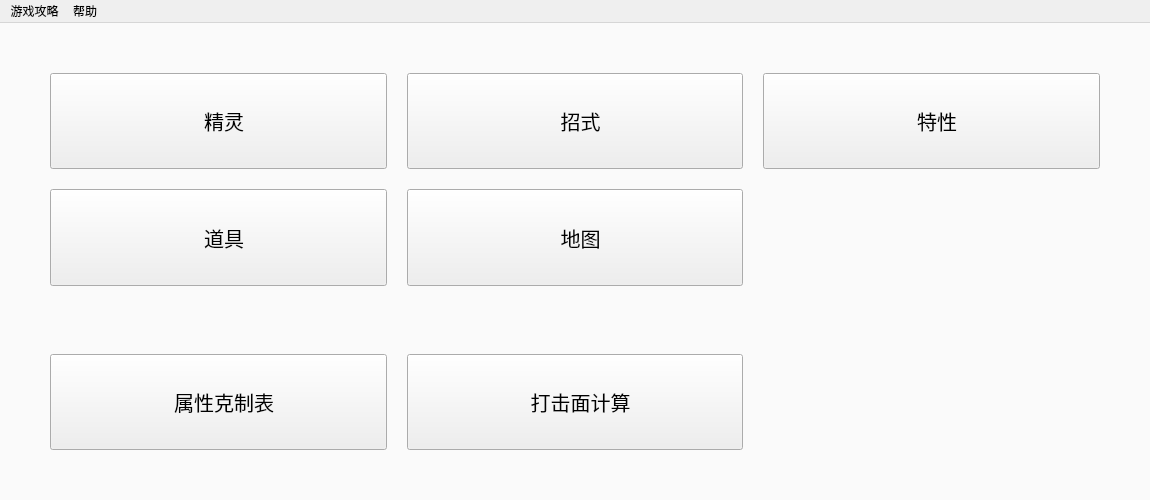
<?xml version="1.0" encoding="UTF-8"?>
<ui version="4.0">
 <class>MainWindow</class>
 <widget class="QMainWindow" name="MainWindow">
  <property name="geometry">
   <rect>
    <x>0</x>
    <y>0</y>
    <width>1150</width>
    <height>500</height>
   </rect>
  </property>
  <property name="minimumSize">
   <size>
    <width>1150</width>
    <height>500</height>
   </size>
  </property>
  <property name="windowTitle">
   <string>【宝可梦重装上阵】图鉴 —— by B站 我不是西药</string>
  </property>
  <property name="windowIcon">
   <iconset>
    <normalon>res/icon/icon.png</normalon>
   </iconset>
  </property>
  <property name="styleSheet">
   <string notr="true">QMainWindow { background-color: rgb(250,250,250); }</string>
  </property>
  <widget class="QWidget" name="widget">
   <layout class="QGridLayout" name="gridLayout" rowstretch="2,2,1,2" columnstretch="1,1,1" rowminimumheight="2,2,1,2" columnminimumwidth="1,1,1">
    <property name="leftMargin">
     <number>50</number>
    </property>
    <property name="topMargin">
     <number>50</number>
    </property>
    <property name="rightMargin">
     <number>50</number>
    </property>
    <property name="bottomMargin">
     <number>50</number>
    </property>
    <property name="spacing">
     <number>20</number>
    </property>
    <item row="0" column="0">
     <widget class="QPushButton" name="Button_Pokemon">
      <property name="sizePolicy">
       <sizepolicy hsizetype="Preferred" vsizetype="Preferred">
        <horstretch>0</horstretch>
        <verstretch>0</verstretch>
       </sizepolicy>
      </property>
      <property name="font">
       <font>
        <family>Microsoft YaHei UI</family>
        <pointsize>15</pointsize>
        <weight>50</weight>
        <bold>false</bold>
       </font>
      </property>
      <property name="text">
       <string>  精灵</string>
      </property>
      <property name="icon">
       <iconset>
        <normalon>res/icon/pokemon.png</normalon>
       </iconset>
      </property>
      <property name="iconSize">
       <size>
        <width>60</width>
        <height>60</height>
       </size>
      </property>
     </widget>
    </item>
    <item row="1" column="1">
     <widget class="QPushButton" name="Button_Map">
      <property name="sizePolicy">
       <sizepolicy hsizetype="Preferred" vsizetype="Preferred">
        <horstretch>0</horstretch>
        <verstretch>0</verstretch>
       </sizepolicy>
      </property>
      <property name="font">
       <font>
        <family>Microsoft YaHei UI</family>
        <pointsize>15</pointsize>
        <weight>50</weight>
        <bold>false</bold>
       </font>
      </property>
      <property name="text">
       <string>  地图</string>
      </property>
      <property name="icon">
       <iconset>
        <normalon>res/icon/map.png</normalon>
       </iconset>
      </property>
      <property name="iconSize">
       <size>
        <width>60</width>
        <height>60</height>
       </size>
      </property>
     </widget>
    </item>
    <item row="0" column="1">
     <widget class="QPushButton" name="Button_Move">
      <property name="sizePolicy">
       <sizepolicy hsizetype="Preferred" vsizetype="Preferred">
        <horstretch>0</horstretch>
        <verstretch>0</verstretch>
       </sizepolicy>
      </property>
      <property name="font">
       <font>
        <family>Microsoft YaHei UI</family>
        <pointsize>15</pointsize>
        <weight>50</weight>
        <bold>false</bold>
       </font>
      </property>
      <property name="text">
       <string>  招式</string>
      </property>
      <property name="icon">
       <iconset>
        <normalon>res/icon/move.png</normalon>
       </iconset>
      </property>
      <property name="iconSize">
       <size>
        <width>60</width>
        <height>60</height>
       </size>
      </property>
     </widget>
    </item>
    <item row="0" column="2">
     <widget class="QPushButton" name="Button_Ability">
      <property name="sizePolicy">
       <sizepolicy hsizetype="Preferred" vsizetype="Preferred">
        <horstretch>0</horstretch>
        <verstretch>0</verstretch>
       </sizepolicy>
      </property>
      <property name="font">
       <font>
        <family>Microsoft YaHei UI</family>
        <pointsize>15</pointsize>
        <weight>50</weight>
        <bold>false</bold>
       </font>
      </property>
      <property name="text">
       <string>  特性</string>
      </property>
      <property name="icon">
       <iconset>
        <normalon>res/icon/ability.png</normalon>
       </iconset>
      </property>
      <property name="iconSize">
       <size>
        <width>60</width>
        <height>60</height>
       </size>
      </property>
     </widget>
    </item>
    <item row="1" column="0">
     <widget class="QPushButton" name="Button_Item">
      <property name="sizePolicy">
       <sizepolicy hsizetype="Preferred" vsizetype="Preferred">
        <horstretch>0</horstretch>
        <verstretch>0</verstretch>
       </sizepolicy>
      </property>
      <property name="font">
       <font>
        <family>Microsoft YaHei UI</family>
        <pointsize>15</pointsize>
        <weight>50</weight>
        <bold>false</bold>
       </font>
      </property>
      <property name="text">
       <string>  道具</string>
      </property>
      <property name="icon">
       <iconset>
        <normalon>res/icon/item.png</normalon>
       </iconset>
      </property>
      <property name="iconSize">
       <size>
        <width>55</width>
        <height>60</height>
       </size>
      </property>
     </widget>
    </item>
    <item row="3" column="0">
     <widget class="QPushButton" name="Button_Form">
      <property name="sizePolicy">
       <sizepolicy hsizetype="Preferred" vsizetype="Preferred">
        <horstretch>0</horstretch>
        <verstretch>0</verstretch>
       </sizepolicy>
      </property>
      <property name="font">
       <font>
        <family>Microsoft YaHei UI</family>
        <pointsize>15</pointsize>
        <weight>50</weight>
        <bold>false</bold>
       </font>
      </property>
      <property name="text">
       <string>  属性克制表</string>
      </property>
      <property name="icon">
       <iconset>
        <normalon>res/icon/form.png</normalon>
       </iconset>
      </property>
      <property name="iconSize">
       <size>
        <width>55</width>
        <height>60</height>
       </size>
      </property>
     </widget>
    </item>
    <item row="3" column="1">
     <widget class="QPushButton" name="Button_Hit">
      <property name="sizePolicy">
       <sizepolicy hsizetype="Preferred" vsizetype="Preferred">
        <horstretch>0</horstretch>
        <verstretch>0</verstretch>
       </sizepolicy>
      </property>
      <property name="font">
       <font>
        <family>Microsoft YaHei UI</family>
        <pointsize>15</pointsize>
        <weight>50</weight>
        <bold>false</bold>
       </font>
      </property>
      <property name="text">
       <string>  打击面计算</string>
      </property>
      <property name="icon">
       <iconset>
        <normalon>res/icon/hit.png</normalon>
       </iconset>
      </property>
      <property name="iconSize">
       <size>
        <width>55</width>
        <height>60</height>
       </size>
      </property>
     </widget>
    </item>
   </layout>
  </widget>
  <widget class="QMenuBar" name="menubar">
   <property name="geometry">
    <rect>
     <x>0</x>
     <y>0</y>
     <width>1150</width>
     <height>22</height>
    </rect>
   </property>
   <widget class="QMenu" name="menu_Strategy">
    <property name="tearOffEnabled">
     <bool>false</bool>
    </property>
    <property name="title">
     <string>游戏攻略</string>
    </property>
    <widget class="QMenu" name="menu_wiki">
     <property name="title">
      <string>游戏Wiki</string>
     </property>
     <property name="icon">
      <iconset>
       <normalon>res/icon/fandom.png</normalon>
      </iconset>
     </property>
     <addaction name="action_52poke"/>
     <addaction name="separator"/>
     <addaction name="action_wiki"/>
     <addaction name="action_starter"/>
     <addaction name="action_unique"/>
     <addaction name="action_legend"/>
     <addaction name="action_ultra"/>
    </widget>
    <widget class="QMenu" name="menu_process">
     <property name="title">
      <string>流程攻略</string>
     </property>
     <property name="icon">
      <iconset>
       <normalon>res/icon/process.png</normalon>
      </iconset>
     </property>
     <addaction name="action_process_video"/>
     <addaction name="action_process_1"/>
     <addaction name="action_process_2"/>
     <addaction name="action_process_3"/>
    </widget>
    <widget class="QMenu" name="menu_egg">
     <property name="title">
      <string>孵蛋教程</string>
     </property>
     <property name="icon">
      <iconset>
       <normalon>res/icon/egg.png</normalon>
      </iconset>
     </property>
     <addaction name="action_egg_1"/>
     <addaction name="action_egg_2"/>
    </widget>
    <widget class="QMenu" name="menu_ZCrystal">
     <property name="title">
      <string>Z试炼攻略</string>
     </property>
     <property name="icon">
      <iconset>
       <normalon>res/icon/Z-Crystal.png</normalon>
      </iconset>
     </property>
     <addaction name="action_ZCrystal_paper"/>
     <addaction name="action_ZCrystal_video"/>
    </widget>
    <widget class="QMenu" name="menu_character">
     <property name="title">
      <string>角色更改教程</string>
     </property>
     <property name="icon">
      <iconset>
       <normalon>res/icon/character.png</normalon>
      </iconset>
     </property>
     <addaction name="action_character_video"/>
     <addaction name="action_IDform"/>
    </widget>
    <addaction name="menu_wiki"/>
    <addaction name="menu_process"/>
    <addaction name="menu_egg"/>
    <addaction name="menu_character"/>
    <addaction name="menu_ZCrystal"/>
    <addaction name="action_money"/>
    <addaction name="action_instruction"/>
    <addaction name="action_keyboard"/>
   </widget>
   <widget class="QMenu" name="menu_help">
    <property name="title">
     <string>帮助</string>
    </property>
    <addaction name="action_introduction"/>
    <addaction name="action_about"/>
   </widget>
   <addaction name="menu_Strategy"/>
   <addaction name="menu_help"/>
  </widget>
  <action name="action_keyboard">
   <property name="icon">
    <iconset>
     <normalon>res/icon/keyboard.png</normalon>
    </iconset>
   </property>
   <property name="text">
    <string>按键说明</string>
   </property>
  </action>
  <action name="action_game">
   <property name="icon">
    <iconset>
     <normalon>res/icon/wiki.png</normalon>
    </iconset>
   </property>
   <property name="text">
    <string>游戏作者 Fer 主页【要梯子】</string>
   </property>
  </action>
  <action name="action_wiki">
   <property name="icon">
    <iconset>
     <normalon>res/icon/wiki.png</normalon>
    </iconset>
   </property>
   <property name="text">
    <string>游戏官方Wiki【西班牙文】</string>
   </property>
  </action>
  <action name="action_52poke">
   <property name="icon">
    <iconset>
     <normalon>res/icon/52poke.ico</normalon>
    </iconset>
   </property>
   <property name="text">
    <string>神奇宝贝百科【中文】</string>
   </property>
  </action>
  <action name="action_starter">
   <property name="icon">
    <iconset>
     <normalon>res/pkmn_icon/4.png</normalon>
    </iconset>
   </property>
   <property name="text">
    <string>定点御三家位置</string>
   </property>
  </action>
  <action name="action_unique">
   <property name="icon">
    <iconset>
     <normalon>res/pkmn_icon/12_P.png</normalon>
    </iconset>
   </property>
   <property name="text">
    <string>独特宝可梦位置</string>
   </property>
  </action>
  <action name="action_legend">
   <property name="icon">
    <iconset>
     <normalon>res/pkmn_icon/251.png</normalon>
    </iconset>
   </property>
   <property name="text">
    <string>神兽获取方式</string>
   </property>
  </action>
  <action name="action_ultra">
   <property name="icon">
    <iconset>
     <normalon>res/pkmn_icon/803.png</normalon>
    </iconset>
   </property>
   <property name="text">
    <string>究极异兽获取方式</string>
   </property>
  </action>
  <action name="action_B_Fun">
   <property name="text">
    <string>一周目流程攻略【B站 牛Fun丶视频】</string>
   </property>
  </action>
  <action name="action_process_video">
   <property name="icon">
    <iconset>
     <normalon>res/icon/bilibili.png</normalon>
    </iconset>
   </property>
   <property name="text">
    <string>一周目流程攻略【B站 牛Fun丶视频】</string>
   </property>
  </action>
  <action name="action_process_1">
   <property name="icon">
    <iconset>
     <normalon>res/icon/1.png</normalon>
    </iconset>
   </property>
   <property name="text">
    <string>一周目流程攻略【官方Wiki】</string>
   </property>
  </action>
  <action name="action_process_2">
   <property name="icon">
    <iconset>
     <normaloff>res/icon/champion.png</normaloff>res/icon/champion.png</iconset>
   </property>
   <property name="text">
    <string>联盟之后流程攻略【官方Wiki】</string>
   </property>
  </action>
  <action name="action_process_3">
   <property name="icon">
    <iconset>
     <normalon>res/icon/battle.png</normalon>
    </iconset>
   </property>
   <property name="text">
    <string>前线之后流程攻略【官方Wiki】</string>
   </property>
  </action>
  <action name="action_introduction">
   <property name="icon">
    <iconset>
     <normalon>res/icon/introduction.png</normalon>
    </iconset>
   </property>
   <property name="text">
    <string>图鉴说明</string>
   </property>
  </action>
  <action name="action_about">
   <property name="icon">
    <iconset>
     <normalon>res/icon/about.png</normalon>
    </iconset>
   </property>
   <property name="text">
    <string>关于</string>
   </property>
  </action>
  <action name="action_money">
   <property name="icon">
    <iconset>
     <normalon>res/icon/money.png</normalon>
    </iconset>
   </property>
   <property name="text">
    <string>快速赚钱攻略</string>
   </property>
  </action>
  <action name="action_instruction">
   <property name="icon">
    <iconset>
     <normalon>res/icon/instruction.png</normalon>
    </iconset>
   </property>
   <property name="text">
    <string>刷努力值攻略</string>
   </property>
  </action>
  <action name="action_egg_1">
   <property name="icon">
    <iconset>
     <normalon>res/icon/bilibili.png</normalon>
    </iconset>
   </property>
   <property name="text">
    <string>孵蛋机制介绍</string>
   </property>
  </action>
  <action name="action_egg_2">
   <property name="icon">
    <iconset>
     <normalon>res/icon/bilibili.png</normalon>
    </iconset>
   </property>
   <property name="text">
    <string>拒蛋法2.0 (可刷闪、刷梦幻)</string>
   </property>
  </action>
  <action name="action_ZCrystal_paper">
   <property name="icon">
    <iconset>
     <normalon>res/icon/bilibili.png</normalon>
    </iconset>
   </property>
   <property name="text">
    <string>Z试炼路线【图文】</string>
   </property>
  </action>
  <action name="action_ZCrystal_video">
   <property name="icon">
    <iconset>
     <normalon>res/icon/bilibili.png</normalon>
    </iconset>
   </property>
   <property name="text">
    <string>Z试炼路线【视频】</string>
   </property>
  </action>
  <action name="action_character_video">
   <property name="icon">
    <iconset>
     <normalon>res/icon/bilibili.png</normalon>
    </iconset>
   </property>
   <property name="text">
    <string>角色更改教程【视频】</string>
   </property>
  </action>
  <action name="action_IDform">
   <property name="icon">
    <iconset>
     <normalon>res/icon/id.png</normalon>
    </iconset>
   </property>
   <property name="text">
    <string>角色代码大全</string>
   </property>
  </action>
 </widget>
 <resources/>
 <connections/>
</ui>
